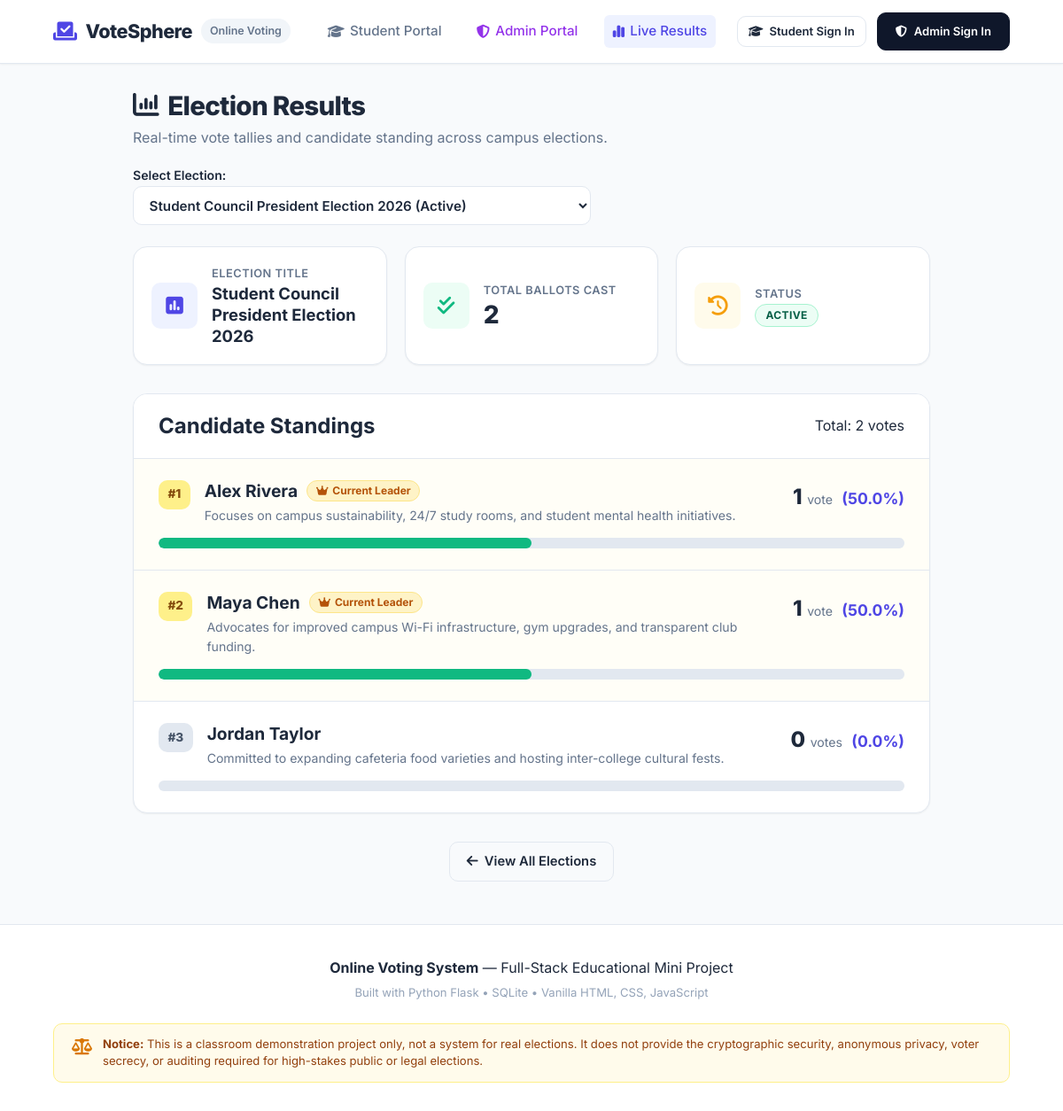
Page /results/1 on the committed database.
### tables this page shows
CREATE TABLE polls (
    id INTEGER PRIMARY KEY AUTOINCREMENT,
    title TEXT NOT NULL,
    start_time TEXT NOT NULL,
    end_time TEXT NOT NULL,
    status TEXT NOT NULL DEFAULT 'active' CHECK(status IN ('active', 'closed'))
);

CREATE TABLE candidates (
    id INTEGER PRIMARY KEY AUTOINCREMENT,
    name TEXT NOT NULL,
    description TEXT,
    poll_id INTEGER NOT NULL,
    FOREIGN KEY (poll_id) REFERENCES polls (id) ON DELETE CASCADE
);

### app.py (the view)
@app.route("/results")
@app.route("/results/<int:poll_id>")
def view_results(poll_id=None):
    polls = g.db.execute("SELECT * FROM polls ORDER BY id DESC").fetchall()
    if not polls:
        flash("No polls have been created yet.", "info")
        return render_template("results.html", polls=[], selected_poll=None, results=[])
    if poll_id is None:
        selected_poll = next((p for p in polls if p["status"] == "active"), polls[0])
        poll_id = selected_poll["id"]
    else:
        selected_poll = g.db.execute("SELECT * FROM polls WHERE id = ?", (poll_id,)).fetchone()
        if not selected_poll:
            flash("Poll not found.", "warning")
            return redirect(url_for("view_results"))
    total_votes_row = g.db.execute(
        "SELECT COUNT(*) AS total FROM votes WHERE poll_id = ?", (poll_id,)
    ).fetchone()
    total_votes = total_votes_row["total"] if total_votes_row else 0
    query = """

        SELECT

            c.id,

            c.name,

            c.description,

            COUNT(v.id) AS vote_count

        FROM candidates c

        LEFT JOIN votes v ON c.id = v.candidate_id AND v.poll_id = c.poll_id

        WHERE c.poll_id = ?

        GROUP BY c.id

        ORDER BY vote_count DESC, c.name ASC

    """
    candidate_rows = g.db.execute(query, (poll_id,)).fetchall()
    results = []
    max_votes = 0
    if candidate_rows:
        max_votes = candidate_rows[0]["vote_count"]
    for row in candidate_rows:
        count = row["vote_count"]
        percentage = round((count / total_votes * 100), 1) if total_votes > 0 else 0
        is_leader = (count == max_votes and count > 0)
        results.append({
            "id": row["id"],
            "name": row["name"],
            "description": row["description"],
            "vote_count": count,
            "percentage": percentage,
            "is_leader": is_leader
        })
    return render_template(
        "results.html",
        polls=polls,
        selected_poll=selected_poll,
        results=results,
        total_votes=total_votes
    )

### app.py (called while the page is built)
@app.before_request
def before_request():
    g.db = get_db()

@app.teardown_appcontext
def close_db_connection(exception=None):
    db = g.pop('db', None)
    if db is not None:
        db.close()

### database.py (called while the page is built)
def get_db():
    conn = sqlite3.connect(DB_PATH)
    conn.row_factory = sqlite3.Row
    conn.execute("PRAGMA foreign_keys = ON")
    return conn

### templates/results.html (shortened to what this page needs)
{% extends "base.html" %}
{% block content %}
<div class="results-page">
    <div class="page-header results-header">
        <div>
            <h1 class="page-title"><i class="fa-solid fa-chart-column"></i> Election Results</h1>
            <p class="page-subtitle">Real-time vote tallies and candidate standing across campus elections.</p>
        </div>
        {% if polls %}
            <div class="poll-selector-wrapper">
                <label for="pollSelect" class="form-label mb-1">Select Election:</label>
                <select id="pollSelect" class="form-control poll-select" onchange="window.location.href='/results/' + this.value">
                    {% for poll in polls %}
                        <option value="{{ poll.id }}" {% if selected_poll and selected_poll.id == poll.id %}selected{% endif %}>
                            {{ poll.title }} ({{ poll.status|capitalize }})
                        </option>
                    {% endfor %}
                </select>
            </div>
        {% endif %}
    </div>
    {% if not selected_poll %}
        <div class="empty-state-card">
            <i class="fa-solid fa-chart-pie empty-icon"></i>
            <h3>No Results to Display</h3>
            <p>No active or completed polls were found in the database.</p>
        </div>
    {% else %}
        <div class="stats-grid">
            <div class="stat-card">
                <div class="stat-icon icon-blue">
                    <i class="fa-solid fa-square-poll-vertical"></i>
                </div>
                <div class="stat-details">
                    <span class="stat-label">Election Title</span>
                    <h3 class="stat-value-text">{{ selected_poll.title }}</h3>
                </div>
            </div>
            <div class="stat-card">
                <div class="stat-icon icon-green">
                    <i class="fa-solid fa-check-double"></i>
                </div>
                <div class="stat-details">
                    <span class="stat-label">Total Ballots Cast</span>
                    <h3 class="stat-value">{{ total_votes }}</h3>
                </div>
            </div>
            <div class="stat-card">
                <div class="stat-icon icon-amber">
                    <i class="fa-solid fa-clock-rotate-left"></i>
                </div>
                <div class="stat-details">
                    <span class="stat-label">Status</span>
                    <h3 class="stat-value-text">
                        <span class="status-badge status-{{ selected_poll.status }}">
                            {{ selected_poll.status|upper }}
                        </span>
                    </h3>
                </div>
            </div>
        </div>
        <div class="results-card">
            <div class="results-card-header">
                <h2>Candidate Standings</h2>
                <span class="text-muted">Total: {{ total_votes }} vote{% if total_votes != 1 %}s{% endif %}</span>
            </div>
            {% if not results %}
                <div class="p-4 text-center text-muted">
                    <p>No candidates are listed for this election.</p>
                </div>
            {% else %}
                <div class="results-list">
                    {% for cand in results %}
                        <div class="result-item {% if cand.is_leader %}leader-item{% endif %}">
                            <div class="result-item-header">
                                <div class="candidate-headline">
                                    <span class="rank-badge">#{{ loop.index }}</span>
                                    <div>
                                        <h3 class="result-candidate-name">
                                            {{ cand.name }}
                                            {% if cand.is_leader and cand.vote_count > 0 %}
                                                <span class="leader-badge">
                                                    <i class="fa-solid fa-crown"></i>
                                                    {% if selected_poll.status == 'closed' %}Winner{% else %}Current Leader{% endif %}
                                                </span>
                                            {% endif %}
                                        </h3>
                                        <p class="result-candidate-desc">{{ cand.description or "No description provided." }}</p>
                                    </div>
                                </div>
                                <div class="tally-score">
                                    <span class="vote-count-number">{{ cand.vote_count }}</span>
                                    <span class="vote-count-label">vote{% if cand.vote_count != 1 %}s{% endif %}</span>
                                    <span class="vote-percentage">({{ cand.percentage }}%)</span>
                                </div>
                            </div>
                            <div class="progress-bar-container">
                                <div
                                    class="progress-bar-fill {% if cand.is_leader and cand.vote_count > 0 %}fill-leader{% endif %}"
                                    style="width: {{ cand.percentage }}%;"
                                    aria-valuenow="{{ cand.percentage }}"
                                    aria-valuemin="0"
                                    aria-valuemax="100"
                                ></div>
                            </div>
                        </div>
                    {% endfor %}
                </div>
            {% endif %}
        </div>
        <div class="results-footer-bar">
            <a href="{{ url_for('vote_index') }}" class="btn btn-outline">
                <i class="fa-solid fa-arrow-left"></i> View All Elections
            </a>
        </div>
    {% endif %}
</div>
{% endblock %}

### rows in the picture
polls: title "Student Council President Election 2026", status "ACTIVE"
candidates: name "Alex Rivera", shows "Current Leader", description "Focuses on campus sustainability, 24/7 study rooms, and student mental health initiatives.", vote_count "1", percentage "50.0"
candidates: name "Maya Chen", shows "Current Leader", description "Advocates for improved campus Wi-Fi infrastructure, gym upgrades, and transparent club funding.", vote_count "1", percentage "50.0"
candidates: name "Jordan Taylor", description "Committed to expanding cafeteria food varieties and hosting inter-college cultural fests.", vote_count "0", percentage "0.0"

### other values in the picture
{{ total_votes }} "2"
form field value "Student Council President Election 2026 (Active)"
